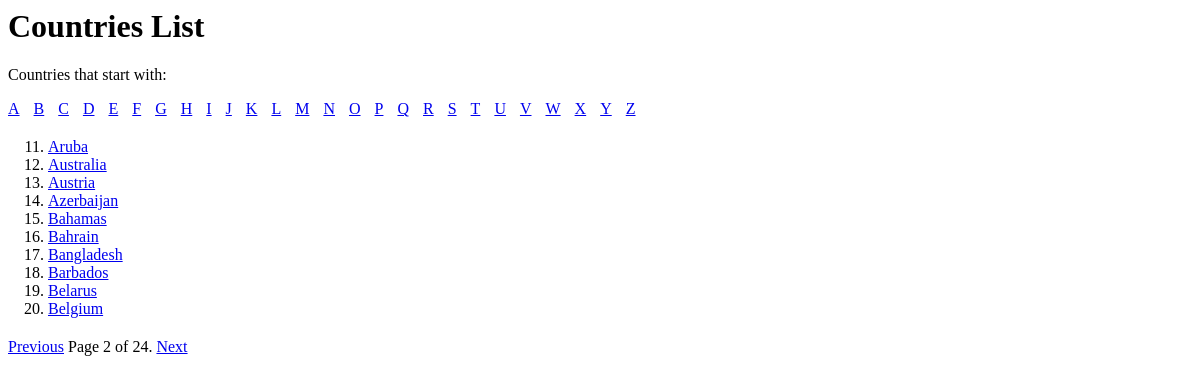
Screenshot of /countries_list?page=2 with the database file from the repository.
### countries/models.py (models this page shows)
class Country(models.Model):
    name = models.CharField(max_length=30)
    languages = models.ManyToManyField(Language, blank=True)
    def __str__(self):
        return self.name

### countries/views.py (the view)
# urls.py: path('countries_list', views.countries_list, name='countries_list'),
def countries_list(request):
    countries = Country.objects.all()
    per_page = 10
    paginator = Paginator(countries, per_page)
    page = request.GET.get('page')
    try:
        countries = paginator.page(page)
    except PageNotAnInteger:
        countries = paginator.page(1)
    except EmptyPage:
        countries = paginator.page(paginator.num_pages)
    context = {'countries': countries, 'page': page, 'alphabet': list(string.ascii_uppercase)}
    return render(request, 'countries/countries_list.html', context)

### countries/templates/countries/countries_list.html (shortened to what this page needs)
{% load static %}
<link rel="stylesheet" type="text/css" href="{% static 'css/style.css' %}">
<!DOCTYPE html>
<html lang="en">
<head>
</head>
<body>
<h1><a href="{% url 'index' %}">Countries List</a></h1>
    <p>Countries that start with:</p>
    <div class="alpha">
        <ul class="list-inline">
        {% for alpha in alphabet %}
            <li><a href="{% url 'countries_list_alpha' alpha %}">{{ alpha }}</a></li>
        {% endfor %}
        </ul>
    </div>
    <ol start="{{ countries.start_index }}">
        {% for country in countries %}
            <li><a href="{% url 'countries_languages' country %}"> {{ country.name }}</a></li>
        {% endfor %}
    </ol>
{% include "countries/pagination.html" with page=countries %}
</body>
</html>

### countries/static/css/style.css (style rules this page uses)
ol, ul { margin-top: 0; margin-bottom: 20px; }
.alpha { list-style: none; }
.list-inline { padding-left: 0; margin-left: -5px; list-style: none; }
.list-inline>li { display: inline-block; padding-right: 5px; padding-left: 5px; }
div { display: block; }
h1>a { text-decoration: none; color: #000; }

### rows the page displays
Country: name "Aruba"
Country: name "Australia"
Country: name "Austria"
Country: name "Azerbaijan"
Country: name "Bahamas"
Country: name "Bahrain"
Country: name "Bangladesh"
Country: name "Barbados"
Country: name "Belarus"
Country: name "Belgium"

### other values shown
{{ alpha }} "A" "B" "C" "D" "E" "F" "G" "H" "I" "J" "K" "L" "M" "N" "O" "P" "Q" "R" "S" "T" "U" "V" "W" "X" "Y" "Z"
{{ page.number }} "2"
{{ page.paginator.num_pages }} "24"
